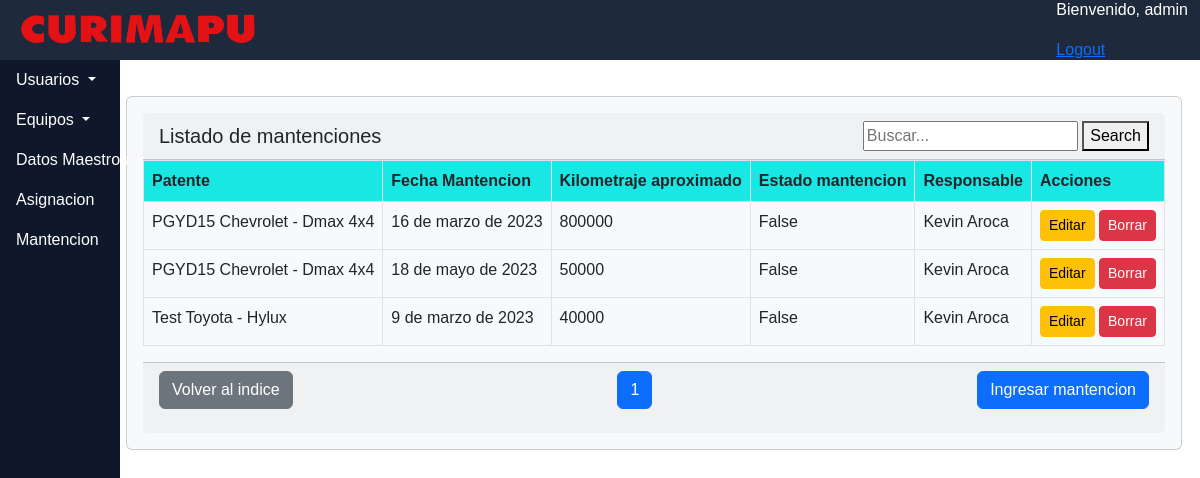
The app's page /dashboard/panel_mantencion.html (signed in) with its own data.
### dashboard/models.py (models this page shows, shortened)
class Mantenciones(models.Model):
    m_patente = models.ForeignKey(Camionetas, on_delete=models.CASCADE)
    fecha_mantencion = models.DateField(default= None)
    m_kilometraje = models.IntegerField(verbose_name='Kilometraje aproximado de la mantencion')
    m_estado = models.BooleanField(default=False)
    responsable = models.ForeignKey(Asignacion,on_delete=models.CASCADE)

class Camionetas(models.Model):
    patente = models.CharField(max_length=20,unique=True)
    modelo_camioneta = models.ForeignKey(Modelos,on_delete=models.CASCADE)
    mantencion = models.DateField()
    observaciones_camionetas = models.CharField(max_length=100)
    disponible = models.BooleanField()
    modalidad = models.CharField(choices=listado_modalidades,max_length=20,verbose_name='listado modalidades')
    vin = models.CharField(max_length=20,unique=True)
    kilometraje = models.IntegerField()
    fecha_recepcion = models.DateField(null=True,blank=True)
    fecha_entrega = models.DateField(null=True,blank=True)
    def __str__(self):
        return (u"{} {}").format(
            self.patente,
            self.modelo_camioneta,
        )
    class Meta:
        ordering = ['patente']

class Modelos(models.Model):
    m_marca = models.ForeignKey(Marca,on_delete=models.CASCADE,verbose_name='Marca')
    m_param = models.ForeignKey(ParamTipo,on_delete=models.CASCADE,verbose_name='Tipo')
    m_modelo = models.CharField(max_length=50,unique=True,verbose_name='Modelo')
    m_procesador = models.ForeignKey(Procesador,default="01",on_delete=models.SET_DEFAULT,help_text="Por favor marcar 'No aplica' para las camionetas"
                                     ,verbose_name='Procesador')
    def __str__(self):
        return str(u"{} - {}").format(
            self.m_marca,
            self.m_modelo,
        )
    class Meta:
        ordering = ['m_marca']

class Marca(models.Model):
    marca = models.CharField(max_length=20, unique= True)
    def __str__(self):
        return self.marca

class Asignacion(models.Model):
    usuario = models.ForeignKey(Usuarios, on_delete=models.CASCADE,verbose_name="Trabajador")
    num = models.ForeignKey(Num_telefono, on_delete=models.CASCADE,null=True,blank=True,verbose_name="Numero de telefono")
    smartphone_a = models.ForeignKey(Smartphones, on_delete=models.CASCADE, null=True,blank=True,verbose_name="Smartphone")
    fecha_sma = models.DateField(default= None,null=True,blank=True,verbose_name="Fecha de entrega")
    tablet_a = models.ForeignKey(Tablets, on_delete=models.CASCADE,null=True,blank=True,verbose_name="Tablet")
    fecha_ta = models.DateField(default= None,null=True,blank=True,verbose_name="Fecha de entrega")
    notebook_a = models.ForeignKey(Notebooks, on_delete=models.CASCADE,null=True,blank=True,verbose_name="Notebook")
    fecha_nt = models.DateField(default= None,null=True,blank=True,verbose_name="Fecha de entrega")
    camionetas_a =models.ForeignKey(Camionetas, on_delete=models.CASCADE,null=True,blank=True,verbose_name="Camioneta")
    fecha_cm = models.DateField(default= None,null=True,blank=True,verbose_name="Feha de entrega")
    vigente = models.BooleanField(help_text='marcar si es la asignacion actual del usuario.') #registro actual, si / no)
    def __str__(self):
        return str(self.usuario)

class  Usuarios(models.Model): #Editar Views and Forms.
    rut = models.CharField(max_length=10, null=False, blank=False, unique=True)
    nombre = models.CharField(max_length=30, null=False)
    apellido = models.CharField(max_length=20, null=False)
    correo = models.EmailField(max_length=50,null=True, blank=True)
    empresa = models.CharField(max_length=20)
    gerente = models.CharField(max_length=20)
    centro_de_costo = models.CharField(choices=listado_centrosdecostos, max_length=30, verbose_name='Centro de Costo')
    def __str__(self):
        return u"{} {}".format(
            self.nombre,
            self.apellido
        )
    class Meta:
        verbose_name = "Trabajadores"
        ordering = ['nombre']

### dashboard/views.py (the view, shortened to what this page needs)
# urls.py: path('panel_mantencion.html',panel_mantenciones.as_view(),name ='panel_mantencion'),
@method_decorator(login_required, name='dispatch' )
class panel_mantenciones(ListView):
    context_object_name = 'panel_mantencion'
    template_name = 'dashboard/panel_mantencion.html'
    paginate_by = 20
    search_form = SearchForm
    def get_queryset(self):
        queryset = Mantenciones.objects.order_by('m_patente')
        query = self.request.GET.get('query')
        return queryset
    def get_context_data(self, **kwargs):
        context = super(panel_mantenciones, self).get_context_data(**kwargs)
        context['search_form'] = self.search_form(self.request.GET or None)
        return context

### dashboard/forms.py
class SearchForm(forms.Form):
    query = forms.CharField(label='', widget=forms.TextInput(attrs={'placeholder': 'Buscar...'}))

### dashboard/templates/dashboard/panel_mantencion.html (shortened to what this page needs)
{% extends "dashboard/base.html" %}
{% load crispy_forms_tags %}
{% load static %}
{% block content %}
<div class="card text-dark bg-light mb-3">
  <div class="card-body">
    <div class="card-header d-flex justify-content-between align-items-center">
      <h5 class="mb-0">Listado de mantenciones</h5>
      <form method="GET" class="search-form">
        <input type="text" name="query" value="{{ search_form.value }}" placeholder="Buscar...">
        <button type="submit">Search</button>
    </form>
    </div>
        <div class="table-responsive" style="max-height: calc(100vh - 270px); overflow-y: auto;">
          <table class="table table-hover table-bordered">
              <thead style="background-color: rgb(25, 231, 227);">
            <tr>
                <th>Patente</th>
                <th>Fecha Mantencion</th>
                <th>Kilometraje aproximado</th>
                <th>Estado mantencion</th>
                <th>Responsable</th>
                <th>Acciones</th>
            </tr>
        </thead>
        <tbody>
            {% for Mantenciones in object_list %}
            <tr class="table-hover">
                <td>{{ Mantenciones.m_patente }}</td>
                <td>{{ Mantenciones.fecha_mantencion }}</td>
                <td>{{ Mantenciones.m_kilometraje }}</td>
                <td>{{ Mantenciones.m_estado }}</td>
                <td>{{ Mantenciones.responsable }}</td>
                <td><a href="{% url "dashboard:editmante" Mantenciones.pk %}" class="btn btn-warning btn-sm">Editar</a>
                    <a href="{% url "dashboard:deletmante" Mantenciones.pk %}" class="btn btn-danger btn-sm">Borrar</a>
                </td>
            </tr>
            {% endfor %}
        </tbody>
    </table>
</div>
<div class="card-footer">
<div class="pagination d-flex justify-content-between">
  <p>
    <a href="{% url "dashboard:index" %}" class="btn btn-secondary">Volver al indice</a>
</p>
  <ul class="pagination">
    {% for num in page_obj.paginator.page_range %}
      {% if page_obj.number == num %}
        <li class="page-item active"><a class="page-link" href="?page={{ num }}">{{ num }}</a></li>
      {% elif num > page_obj.number|add:'-3' and num < page_obj.number|add:'3' %}
        <li class="page-item"><a class="page-link" href="?page={{ num }}">{{ num }}</a></li>
      {% endif %}
    {% endfor %}
  </ul>
    <p>
        <button type="button" class="btn btn-primary" onclick="location.href='{% url 'dashboard:newmante' %}'">Ingresar mantencion</button>
    </p>
</div>
</div>
</div>
{% endblock %}

### dashboard/templates/dashboard/base.html (shortened to what this page needs)
<!DOCTYPE html>
<html lang="es">
<html>
    <head>
        {% load static %}
            <link href="
            https://cdn.jsdelivr.net/npm/bootstrap@5.2.3/dist/css/bootstrap.min.css
            " rel="stylesheet">
    </head>
<body>
    <header>
        {% block header %}
        <nav class="navbar navbar-expand-lg navbar-dark fixed-top" style="background-color: rgb(30 41 59); z-index:2;">
            <div class="container-fluid">
                <a class="navbar-brand" href="{% url "dashboard:index" %}">
                        <img src="{% static '/img/logocurimapu.png' %}" alt="Curimapu" width="250px" height="40px">
                </a>
                <div class ="d-flex justify-content-between">
                  <div class = "ml-auto">
                  <p style="color: white;">Bienvenido, {{ request.user.username }}</p>
                  <a href="{% url 'dashboard:logout' %}">Logout</a>
                </div>
              </div>
                </div>
        </nav>
        {% endblock %}
    </header>
    {% block side %}
    <div class="sidebar">
      <ul class="nav flex-column">
        <li class="nav-item dropdown">
          <a class="nav-link dropdown-toggle" href="#" id="usuariosDropdown" role="button" data-bs-toggle="dropdown" aria-expanded="false">
            Usuarios
          </a>
        </li>
        <li class="nav-item dropdown">
          <a class="nav-link dropdown-toggle" href="#" id="equiposDropdown" role="button" data-bs-toggle="dropdown" aria-expanded="false">
            Equipos
          </a>
        </li>
        <li class="nav-item dropdown">
          <a class="nav-link dropdown-toggle" href="#" id="datosMaestrosDropdown" role="button" data-bs-toggle="dropdown" aria-expanded="false">
            Datos Maestros
          </a>
        </li>
        <li class="nav-item">
          <a class="nav-link" href="{% url "dashboard:panel_asignacion" %}">Asignacion</a>
        </li>
        <li class="nav-item">
          <a class="nav-link" href="{% url "dashboard:panel_mantencion" %}">Mantencion</a>
        </li>
      </ul>
    </div>
    {% endblock %}
    <main>
        {% block content %}{% endblock %}
    </main>
</body>
</html>

### dashboard/templates/dashboard/base.html (style rules this page uses)
body { font-family: 'OpenSans-Light', sans-serif; }
.sidebar { width: 12.5%; background-color: rgb(15, 23, 42); height: 100dvh; position: fixed; width: 10%; top: 1; left: 0; z-index: 1; }
.navbar { position: fixed; top: 0; left: 0%; width: 100%; height: 60px; z-index: 1; }
.nav-link { color: #fff; }
main { margin-top: 60px; margin-left: 10.5%; width: 88%; padding-top: 20px; z-index: 1; }

### records on screen
Mantenciones: m_patente "PGYD15 Chevrolet - Dmax 4x4", fecha_mantencion "16 de marzo de 2023", m_kilometraje "800000", m_estado "False", responsable "Kevin Aroca"
Mantenciones: m_patente "PGYD15 Chevrolet - Dmax 4x4", fecha_mantencion "18 de mayo de 2023", m_kilometraje "50000", m_estado "False", responsable "Kevin Aroca"
Mantenciones: m_patente "Test Toyota - Hylux", fecha_mantencion "9 de marzo de 2023", m_kilometraje "40000", m_estado "False", responsable "Kevin Aroca"

### other values on screen
{{ request.user.username }} "admin"
{{ num }} "1"
